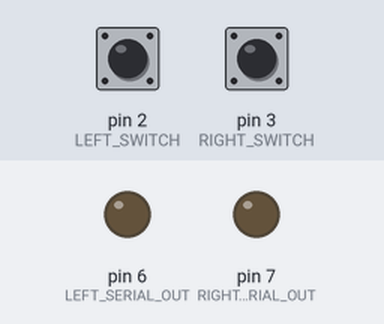
Recording of a sketch running on a simulated Arduino Uno, built with avr-gcc and run on an emulated ATmega328P. Shown: output pins drawn as LEDs (lit = HIGH). The test bench sets the inputs (shaded band); at power-on: pin 2 (LEFT_SWITCH) LOW, pin 3 (RIGHT_SWITCH) LOW. Pins used as bus, display or sensor lines are not drawn.

Above: at 1.3 s.
1.4 s: pin 2 (LEFT_SWITCH) pulled HIGH for 0.3 s
At 2.1 s:
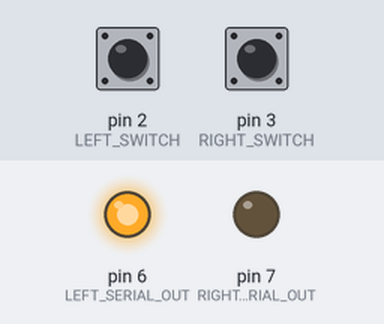
4.2 s: pin 3 (RIGHT_SWITCH) pulled HIGH for 0.3 s
At 4.8 s:
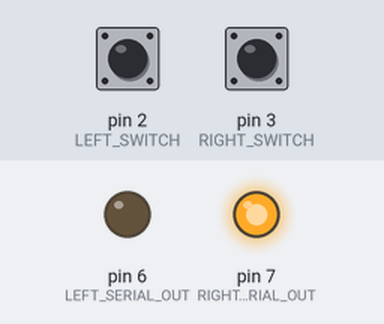
7.2 s: pin 3 (RIGHT_SWITCH) pulled HIGH for 3.2 s
At 12.9 s:
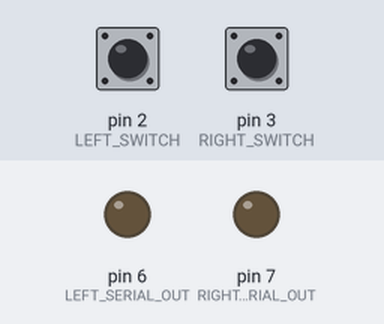
13.2 s: pin 2 (LEFT_SWITCH) pulled HIGH for 3.2 s
At 14.1 s:
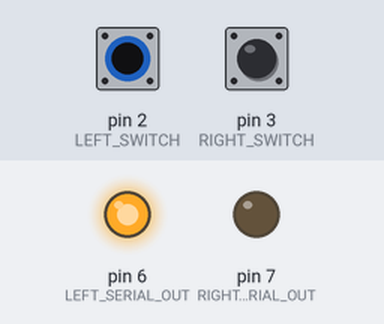
19.2 s: pin 2 (LEFT_SWITCH) driven HIGH and pin 3 (RIGHT_SWITCH) driven HIGH
At 19.9 s:
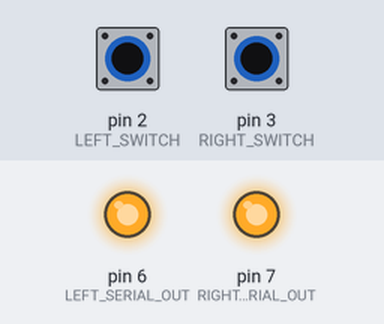
Timing chart, 0 to 21.7 s (numbered marks = the images above; inputs shaded):
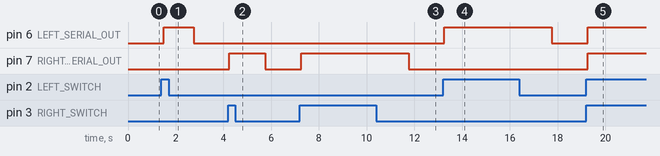

The sketch:

shift_reg_leds.ino
```cpp
/* Driving an array of 8 LEDs with a shift register */

#define LEFT_SWITCH 2
#define RIGHT_SWITCH 3
#define LEFT_SERIAL_OUT 6
#define RIGHT_SERIAL_OUT 7
#define CLOCK 8

int clock_sig;
int serial_data;
bool left_on = false;
bool right_on = false;

void setup() {
    pinMode(LEFT_SWITCH, INPUT);
    pinMode(RIGHT_SWITCH, INPUT);
    pinMode(CLOCK, OUTPUT);
    pinMode(LEFT_SERIAL_OUT, OUTPUT);
    pinMode(RIGHT_SERIAL_OUT, OUTPUT);

    clock_sig = 0;
    serial_data = 1;
}

void loop() {
    if (digitalRead(LEFT_SWITCH))
        left_on = true;
    else
        left_on = false;

    if (digitalRead(RIGHT_SWITCH))
        right_on = true;
    else
        right_on = false;

    digitalWrite(CLOCK, clock_sig);
    clock_sig = !clock_sig;

    if (serial_data > 5) {
        serial_data = 1;
        clear_all(LEFT_SERIAL_OUT);
        clear_all(RIGHT_SERIAL_OUT);
    } else {
        serial_data++;
    }

    // 'signal' 0000 - 0001 - 0011 - 0111 - 1111
    if (left_on)
        digitalWrite(LEFT_SERIAL_OUT, serial_data);

    if (right_on)
        digitalWrite(RIGHT_SERIAL_OUT, serial_data);

    digitalWrite(CLOCK, clock_sig);
    clock_sig = !clock_sig;

    delay(250);
}

/* I know there is a clear bit on the chip, but I cannot figure out how it works
    So instead, just shift low into the register 4 times */
void clear_all(int pin) {
    for (int i = 0; i < 4; i++) {
        digitalWrite(CLOCK, LOW);
        digitalWrite(pin, LOW);
        digitalWrite(CLOCK, HIGH);
    }
}
```

Measured:
- after the input at 1.4 s, pin 6 (LEFT_SERIAL_OUT): LOW → HIGH after 0.10 s, → LOW 1.3 s later
- after the input at 4.2 s, pin 7 (RIGHT_SERIAL_OUT): LOW → HIGH after 0.05 s, → LOW 1.5 s later
- after the input at 7.2 s, pin 7 (RIGHT_SERIAL_OUT): LOW → HIGH after 0.05 s, → LOW 4.5 s later
- after the input at 13.2 s, pin 6 (LEFT_SERIAL_OUT): LOW → HIGH after 0.05 s, → LOW 4.5 s later
- after the input at 19.2 s, pin 6 (LEFT_SERIAL_OUT), pin 7 (RIGHT_SERIAL_OUT): LOW → HIGH after 0.05 s
